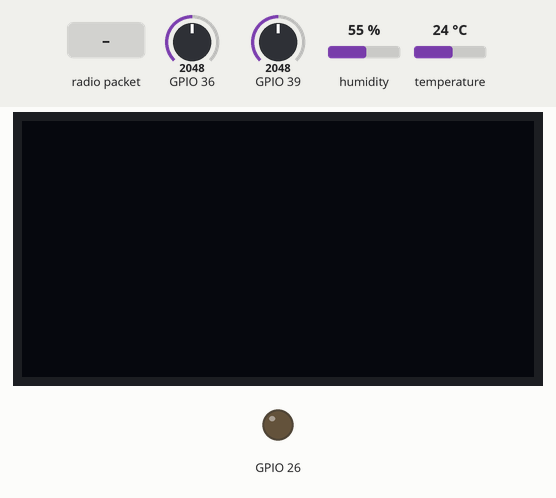
This sketch was run on a simulated ESP32. Parts: 128×64 one-colour display, output pins drawn as LEDs (lit = HIGH). The inputs (shaded band) are chosen by the test bench; at power-on: humidity 55 %, GPIO 36 = 2048, GPIO 39 = 2048, temperature 24 °C. WiFi joins after 1.5 s; servers stay silent unless stated; no radio packets arrive unless stated.

Above: at 3.7 s.
3.8 s: radio packet "hi" arrives
At 5.1 s:
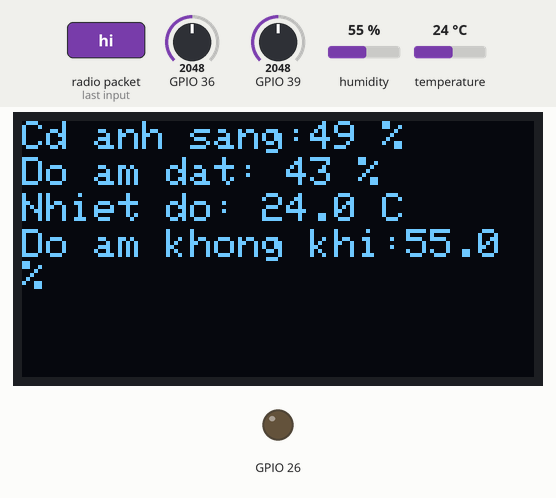
5.4 s: humidity set to 22 %
At 6.7 s:
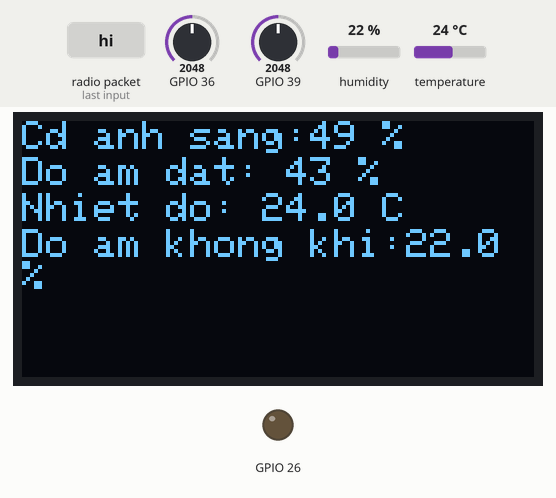
7.0 s: radio packet "5" arrives
At 9.1 s:
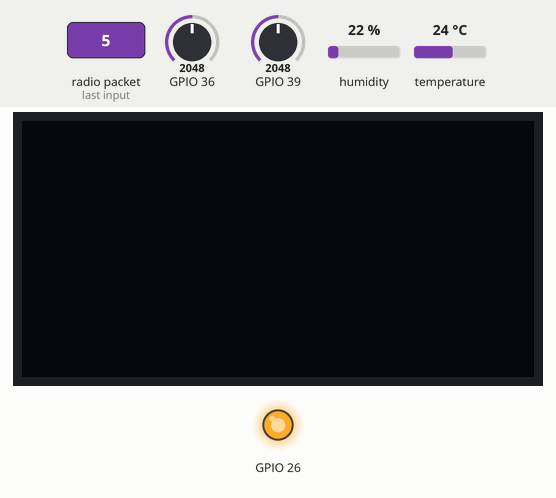
10.0 s: GPIO 36 set to 2866
At 11.5 s:
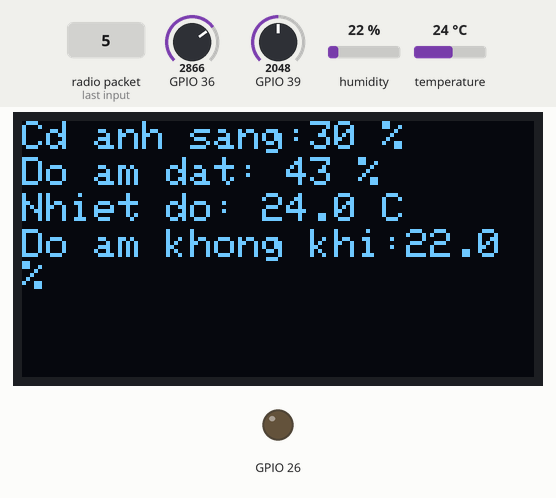
11.9 s: GPIO 39 set to 2866
At 12.9 s:
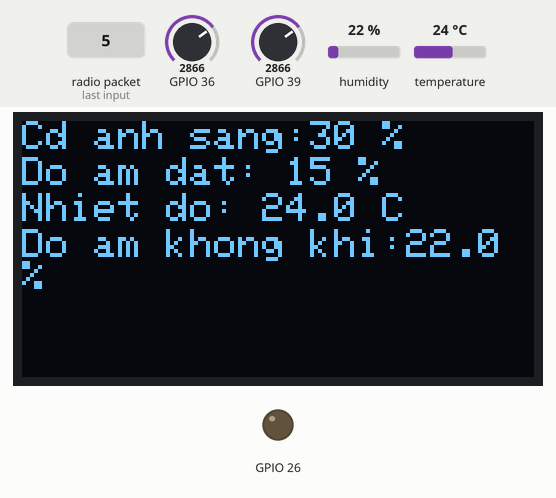
13.5 s: temperature set to 12 °C
At 14.3 s:
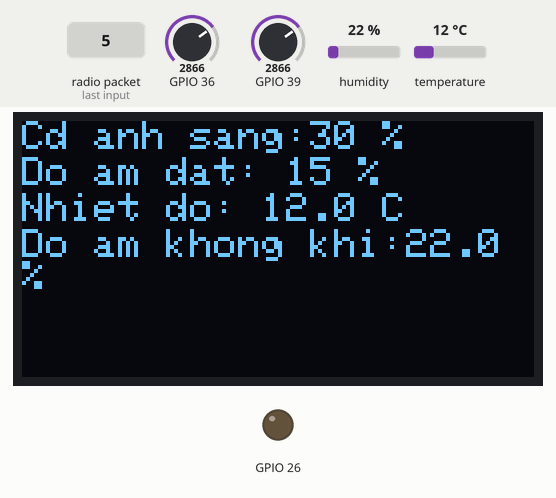
Timing chart, 0 to 16.2 s (numbered marks = the images above; inputs shaded):
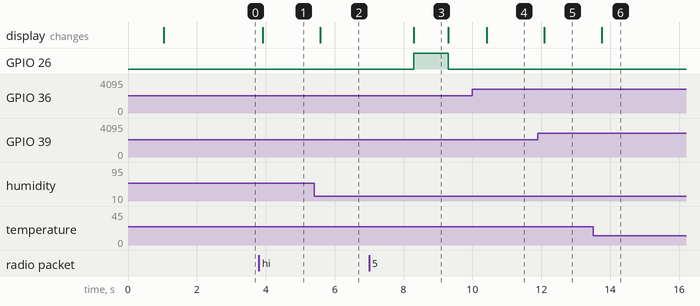

The sketch:

Node1_F.ino
```cpp
#define BLYNK_TEMPLATE_ID "TMPL61MPbaMrj"
#define BLYNK_TEMPLATE_NAME "DATN26"
#define BLYNK_AUTH_TOKEN "Z_vpD3EqnPWzRfW9N8UrKGp1Cck5N7OB"

#include <WiFi.h>
#include <WiFiManager.h>
#include <WiFiClient.h>
#include <BlynkSimpleEsp32.h>
#include <SPI.h>
#include <LoRa.h>
#include <Wire.h>
#include <Adafruit_GFX.h>
#include <Adafruit_SSD1306.h>
#include <Adafruit_SHT31.h>

#define LORA_SS   5
#define LORA_RST  -1
#define LORA_DIO0 13

float temp,hum,temp2,hum2,NCBND1 = 35.0, NCBND2 = 26.0, NCBDA1 = 60.0, NCBDA2 = 40.0 ;
int AS, ASpercent, DAD, DADpercent,ASpercent2,DADpercent2,DDCDL=0;
volatile bool KT = false, received = false, rxDoneFlag=false;

Adafruit_SSD1306 display(128, 64, &Wire, -1);
Adafruit_SHT31 sht31 = Adafruit_SHT31();

void onReceive(int packetSize)
{
  if (packetSize)
  {
    rxDoneFlag = true;
  }
}
int readTBADC(int pin)
{
  long sum = 0;
  for (int i = 0; i < 10; i++)
  {
    sum += analogRead(pin);
    delay(2);
  }
  return sum / 10;
}
BLYNK_WRITE(V8)
{
  NCBND1 = param.asFloat();
}
BLYNK_WRITE(V9)
{
  NCBDA1 = param.asFloat();
}
BLYNK_WRITE(V10)
{
  NCBND2 = param.asFloat();
}
BLYNK_WRITE(V11)
{
  NCBDA2 = param.asFloat();
}
void setup()
{
  delay(1000);
  pinMode(36,INPUT);
  pinMode(39,INPUT);
  pinMode(26,OUTPUT);
  pinMode(LORA_DIO0, INPUT);

  digitalWrite(26,0);
  Serial.begin(115200);
  Wire.begin(21, 22, 100000);

  sht31.begin(0x44);

  display.begin(SSD1306_SWITCHCAPVCC, 0x3C);
  display.setTextColor(SSD1306_WHITE);
  display.setTextSize(1);
  display.clearDisplay();
  display.setCursor(0, 18);
  display.print("Dang ket noi wifi tu dong");

  WiFiManager wm;
  wm.setConnectTimeout(30);
  display.clearDisplay();
  display.setCursor(0, 0);
  display.print("Ket noi wifi tu dong that bai");
  display.setCursor(0, 18);
  display.print("Vui long ket noi wifi thu cong tai dia chi 192.168.4.1");

  if (!wm.autoConnect("ESP32_WiFi_Config", "26262626"))
  {
      delay(3000);
      ESP.restart();
  }
  display.clearDisplay();
  display.setCursor(0, 0);
  display.print("Da ket noi wifi");
  display.setCursor(0, 18);
  display.print("Dang gui tin hieu khoi dong den node 2");
  Blynk.config(BLYNK_AUTH_TOKEN);
  Blynk.connect();
  Blynk.syncVirtual(V8);
  Blynk.syncVirtual(V9);
  Blynk.syncVirtual(V10);
  Blynk.syncVirtual(V11);

  LoRa.setPins(LORA_SS, LORA_RST, LORA_DIO0);
  LoRa.begin(433E6);
  LoRa.setSignalBandwidth(125E3);
  LoRa.setSpreadingFactor(12);
  LoRa.setCodingRate4(8);
  LoRa.enableCrc();
  LoRa.setSyncWord(0x12);
  LoRa.setTxPower(17);
  LoRa.setOCP(100);
  while (!KT)
  {
    LoRa.beginPacket();
    LoRa.print("hello");
    LoRa.endPacket();
    LoRa.receive();

    long startWait = millis();
    while (millis() - startWait < 3000)
    {
      int DDC = LoRa.parsePacket();
      if (DDC)
      {
        String message = "";
        while (LoRa.available()) {
          message += (char)LoRa.read();
      }
      if (message.indexOf("hi") >= 0)
      {
        KT = true;
        break;
      }
      }
      delay(10);
    }
  }
  LoRa.onReceive(onReceive);
  LoRa.receive();
}
void loop()
{
  Blynk.run();
  temp = sht31.readTemperature();
  hum  = sht31.readHumidity();
  AS = readTBADC(36);
  ASpercent = map(AS, 4095, 0, 0, 100);
  DAD = readTBADC(39);
  DADpercent = map(DAD, 3300, 450, 0, 100);

  display.clearDisplay();
  display.setCursor(0, 0);
  display.print("Cd anh sang:");
  display.print(ASpercent, 1);
  display.print(" %");

  display.setCursor(0, 9);
  display.print("Do am dat: ");
  display.print(DADpercent, 1);
  display.print(" %");

  display.setCursor(0, 18);
  display.print("Nhiet do: ");
  display.print(temp, 1);
  display.print(" C");

  display.setCursor(0, 27);
  display.print("Do am khong khi:");
  display.print(hum, 1);
  display.print(" %");
  display.display();
  delay(500);

  LoRa.beginPacket();
  LoRa.print("ts");
  LoRa.endPacket();
  LoRa.receive();
  long startWait = millis();
  while (millis() - startWait < 1000) {}
  if (rxDoneFlag)
  {
    rxDoneFlag = false;

    String message2 = "";
    while (LoRa.available()) {
      message2 += (char)LoRa.read();
    }
    int firstComma = message2.indexOf(',');
    int secondComma = message2.indexOf(',', firstComma + 1);
    int thirdComma = message2.indexOf(',', secondComma + 1);

    ASpercent2 = message2.substring(0, firstComma).toInt();
    DADpercent2 = message2.substring(firstComma + 1, secondComma).toInt();
    temp2 = message2.substring(secondComma + 1, thirdComma).toFloat();
    hum2 = message2.substring(thirdComma + 1).toFloat();
    delay(1000);

    received=true;
  }
  Blynk.virtualWrite(V0, ASpercent);
  Blynk.virtualWrite(V1, DADpercent);
  Blynk.virtualWrite(V2, temp);
  Blynk.virtualWrite(V3, hum);
  Blynk.virtualWrite(V4, ASpercent2);
  Blynk.virtualWrite(V5, DADpercent2);
  Blynk.virtualWrite(V6, temp2);
  Blynk.virtualWrite(V7, hum2);
  if (temp2 >= NCBND2)
    {
      Blynk.logEvent("nd2");
    }
  if (hum2 >= NCBDA2)
    {
      Blynk.logEvent("da2");
    }

  if (temp >= NCBND1)
  {
    Blynk.logEvent("nd1");
  }
  if (hum >= NCBDA1)
  {
    Blynk.logEvent("da1");
  }
  if (received)
  {
    LoRa.beginPacket();
    LoRa.print("sleep");
    LoRa.endPacket();
    delay(100);

    LoRa.sleep();
    digitalWrite(26,1);
    display.ssd1306_command(SSD1306_DISPLAYOFF);
    esp_sleep_enable_timer_wakeup(5ULL*60 * 1000000);
    esp_light_sleep_start();

    display.ssd1306_command(SSD1306_DISPLAYON);
    digitalWrite(26,0);
    delay(1000);
    LoRa.receive();
    received=false;
  }
}
```

Measured:
- after the input at 3.8 s, the display: changes after 0.11 s (image 1)
- after the input at 5.4 s, the display: changes after 0.18 s (image 2)
- after the input at 7.0 s, GPIO 26: LOW → HIGH after 1.3 s, → LOW 1.0 s later; the display: changes after 1.3 s (image 3)
- after the input at 10.0 s, the display: changes after 0.41 s (image 4)
- after the input at 11.9 s, the display: changes after 0.18 s (image 5)
- after the input at 13.5 s, the display: changes after 0.25 s (image 6)
- what the display in image 3 shows lasts 1.0 s, from 8.3 s to 9.3 s
